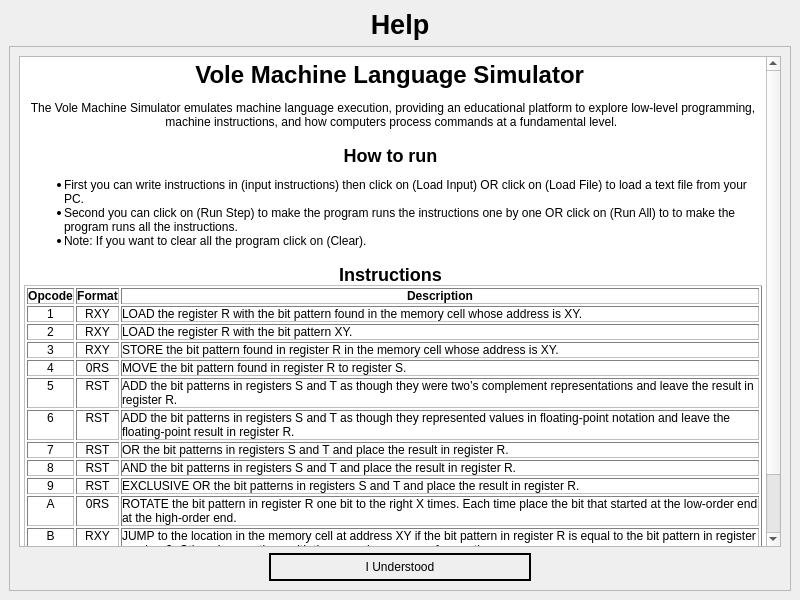
<?xml version="1.0" encoding="UTF-8"?>
<ui version="4.0">
 <class>Help</class>
 <widget class="QMainWindow" name="Help">
  <property name="geometry">
   <rect>
    <x>0</x>
    <y>0</y>
    <width>800</width>
    <height>600</height>
   </rect>
  </property>
  <property name="windowTitle">
   <string>MainWindow</string>
  </property>
  <widget class="QWidget" name="centralwidget">
   <layout class="QGridLayout" name="gridLayout">
    <item row="0" column="0">
     <widget class="QLabel" name="label">
      <property name="maximumSize">
       <size>
        <width>16777215</width>
        <height>50</height>
       </size>
      </property>
      <property name="font">
       <font>
        <pointsize>20</pointsize>
        <bold>true</bold>
       </font>
      </property>
      <property name="text">
       <string>Help</string>
      </property>
      <property name="alignment">
       <set>Qt::AlignmentFlag::AlignCenter</set>
      </property>
     </widget>
    </item>
    <item row="1" column="0">
     <widget class="QScrollArea" name="scrollArea">
      <property name="widgetResizable">
       <bool>true</bool>
      </property>
      <widget class="QWidget" name="scrollAreaWidgetContents_2">
       <property name="geometry">
        <rect>
         <x>0</x>
         <y>0</y>
         <width>780</width>
         <height>538</height>
        </rect>
       </property>
       <layout class="QGridLayout" name="gridLayout_2">
        <item row="0" column="0">
         <widget class="QTextBrowser" name="textBrowser">
          <property name="html">
           <string>&lt;!DOCTYPE HTML PUBLIC &quot;-//W3C//DTD HTML 4.0//EN&quot; &quot;http://www.w3.org/TR/REC-html40/strict.dtd&quot;&gt;
&lt;html&gt;&lt;head&gt;&lt;meta name=&quot;qrichtext&quot; content=&quot;1&quot; /&gt;&lt;meta charset=&quot;utf-8&quot; /&gt;&lt;style type=&quot;text/css&quot;&gt;
p, li { white-space: pre-wrap; }
hr { height: 1px; border-width: 0; }
li.unchecked::marker { content: &quot;\2610&quot;; }
li.checked::marker { content: &quot;\2612&quot;; }
&lt;/style&gt;&lt;/head&gt;&lt;body style=&quot; font-family:'Segoe UI'; font-size:9pt; font-weight:400; font-style:normal;&quot;&gt;
&lt;h1 align=&quot;center&quot; style=&quot; margin-top:18px; margin-bottom:12px; margin-left:0px; margin-right:0px; -qt-block-indent:0; text-indent:0px;&quot;&gt;&lt;span style=&quot; font-size:xx-large; font-weight:700;&quot;&gt;Vole Machine Language Simulator &lt;/span&gt;&lt;/h1&gt;
&lt;p align=&quot;center&quot; style=&quot; margin-top:12px; margin-bottom:12px; margin-left:0px; margin-right:0px; -qt-block-indent:0; text-indent:0px;&quot;&gt;The Vole Machine Simulator emulates machine language execution, providing an educational platform to explore low-level programming, machine instructions, and how computers process commands at a fundamental level. &lt;/p&gt;
&lt;h2 align=&quot;center&quot; style=&quot; margin-top:16px; margin-bottom:12px; margin-left:0px; margin-right:0px; -qt-block-indent:0; text-indent:0px;&quot;&gt;&lt;span style=&quot; font-size:x-large; font-weight:700;&quot;&gt;How to run &lt;/span&gt;&lt;/h2&gt;
&lt;ul style=&quot;margin-top: 0px; margin-bottom: 0px; margin-left: 0px; margin-right: 0px; -qt-list-indent: 1;&quot;&gt;
&lt;li style=&quot; margin-top:0px; margin-bottom:0px; margin-left:0px; margin-right:0px; -qt-block-indent:0; text-indent:0px;&quot;&gt;First you can write instructions in (input instructions) then click on (Load Input) OR click on (Load File) to load a text file from your PC. &lt;/li&gt;
&lt;li style=&quot; margin-top:0px; margin-bottom:0px; margin-left:0px; margin-right:0px; -qt-block-indent:0; text-indent:0px;&quot;&gt;Second you can click on (Run Step) to make the program runs the instructions one by one OR click on (Run All) to to make the program runs all the instructions. &lt;/li&gt;
&lt;li style=&quot; margin-top:0px; margin-bottom:0px; margin-left:0px; margin-right:0px; -qt-block-indent:0; text-indent:0px;&quot;&gt;Note: If you want to clear all the program click on (Clear). &lt;/li&gt;&lt;/ul&gt;
&lt;h2 align=&quot;center&quot; style=&quot; margin-top:16px; margin-bottom:12px; margin-left:0px; margin-right:0px; -qt-block-indent:0; text-indent:0px;&quot;&gt;&lt;span style=&quot; font-size:x-large; font-weight:700;&quot;&gt;Instructions &lt;/span&gt;&lt;/h2&gt;
&lt;table border=&quot;1&quot; style=&quot; margin-top:0px; margin-bottom:0px; margin-left:0px; margin-right:0px;&quot; cellspacing=&quot;2&quot; cellpadding=&quot;0&quot;&gt;
&lt;tr&gt;
&lt;td&gt;
&lt;p align=&quot;center&quot; style=&quot; margin-top:0px; margin-bottom:0px; margin-left:0px; margin-right:0px; -qt-block-indent:0; text-indent:0px;&quot;&gt;&lt;span style=&quot; font-weight:700;&quot;&gt;Opcode&lt;/span&gt;&lt;/p&gt;&lt;/td&gt;
&lt;td&gt;
&lt;p align=&quot;center&quot; style=&quot; margin-top:0px; margin-bottom:0px; margin-left:0px; margin-right:0px; -qt-block-indent:0; text-indent:0px;&quot;&gt;&lt;span style=&quot; font-weight:700;&quot;&gt;Format&lt;/span&gt;&lt;/p&gt;&lt;/td&gt;
&lt;td&gt;
&lt;p align=&quot;center&quot; style=&quot; margin-top:0px; margin-bottom:0px; margin-left:0px; margin-right:0px; -qt-block-indent:0; text-indent:0px;&quot;&gt;&lt;span style=&quot; font-weight:700;&quot;&gt;Description&lt;/span&gt;&lt;/p&gt;&lt;/td&gt;&lt;/tr&gt;
&lt;tr&gt;
&lt;td&gt;
&lt;p align=&quot;center&quot; style=&quot; margin-top:0px; margin-bottom:0px; margin-left:0px; margin-right:0px; -qt-block-indent:0; text-indent:0px;&quot;&gt;1&lt;/p&gt;&lt;/td&gt;
&lt;td&gt;
&lt;p align=&quot;center&quot; style=&quot; margin-top:0px; margin-bottom:0px; margin-left:0px; margin-right:0px; -qt-block-indent:0; text-indent:0px;&quot;&gt;RXY&lt;/p&gt;&lt;/td&gt;
&lt;td&gt;
&lt;p style=&quot; margin-top:0px; margin-bottom:0px; margin-left:0px; margin-right:0px; -qt-block-indent:0; text-indent:0px;&quot;&gt;LOAD the register R with the bit pattern found in the memory cell whose address is XY.&lt;/p&gt;&lt;/td&gt;&lt;/tr&gt;
&lt;tr&gt;
&lt;td&gt;
&lt;p align=&quot;center&quot; style=&quot; margin-top:0px; margin-bottom:0px; margin-left:0px; margin-right:0px; -qt-block-indent:0; text-indent:0px;&quot;&gt;2&lt;/p&gt;&lt;/td&gt;
&lt;td&gt;
&lt;p align=&quot;center&quot; style=&quot; margin-top:0px; margin-bottom:0px; margin-left:0px; margin-right:0px; -qt-block-indent:0; text-indent:0px;&quot;&gt;RXY&lt;/p&gt;&lt;/td&gt;
&lt;td&gt;
&lt;p style=&quot; margin-top:0px; margin-bottom:0px; margin-left:0px; margin-right:0px; -qt-block-indent:0; text-indent:0px;&quot;&gt;LOAD the register R with the bit pattern XY.&lt;/p&gt;&lt;/td&gt;&lt;/tr&gt;
&lt;tr&gt;
&lt;td&gt;
&lt;p align=&quot;center&quot; style=&quot; margin-top:0px; margin-bottom:0px; margin-left:0px; margin-right:0px; -qt-block-indent:0; text-indent:0px;&quot;&gt;3&lt;/p&gt;&lt;/td&gt;
&lt;td&gt;
&lt;p align=&quot;center&quot; style=&quot; margin-top:0px; margin-bottom:0px; margin-left:0px; margin-right:0px; -qt-block-indent:0; text-indent:0px;&quot;&gt;RXY&lt;/p&gt;&lt;/td&gt;
&lt;td&gt;
&lt;p style=&quot; margin-top:0px; margin-bottom:0px; margin-left:0px; margin-right:0px; -qt-block-indent:0; text-indent:0px;&quot;&gt;STORE the bit pattern found in register R in the memory cell whose address is XY.&lt;/p&gt;&lt;/td&gt;&lt;/tr&gt;
&lt;tr&gt;
&lt;td&gt;
&lt;p align=&quot;center&quot; style=&quot; margin-top:0px; margin-bottom:0px; margin-left:0px; margin-right:0px; -qt-block-indent:0; text-indent:0px;&quot;&gt;4&lt;/p&gt;&lt;/td&gt;
&lt;td&gt;
&lt;p align=&quot;center&quot; style=&quot; margin-top:0px; margin-bottom:0px; margin-left:0px; margin-right:0px; -qt-block-indent:0; text-indent:0px;&quot;&gt;0RS&lt;/p&gt;&lt;/td&gt;
&lt;td&gt;
&lt;p style=&quot; margin-top:0px; margin-bottom:0px; margin-left:0px; margin-right:0px; -qt-block-indent:0; text-indent:0px;&quot;&gt;MOVE the bit pattern found in register R to register S.&lt;/p&gt;&lt;/td&gt;&lt;/tr&gt;
&lt;tr&gt;
&lt;td&gt;
&lt;p align=&quot;center&quot; style=&quot; margin-top:0px; margin-bottom:0px; margin-left:0px; margin-right:0px; -qt-block-indent:0; text-indent:0px;&quot;&gt;5&lt;/p&gt;&lt;/td&gt;
&lt;td&gt;
&lt;p align=&quot;center&quot; style=&quot; margin-top:0px; margin-bottom:0px; margin-left:0px; margin-right:0px; -qt-block-indent:0; text-indent:0px;&quot;&gt;RST&lt;/p&gt;&lt;/td&gt;
&lt;td&gt;
&lt;p style=&quot; margin-top:0px; margin-bottom:0px; margin-left:0px; margin-right:0px; -qt-block-indent:0; text-indent:0px;&quot;&gt;ADD the bit patterns in registers S and T as though they were two’s complement representations and leave the result in register R.&lt;/p&gt;&lt;/td&gt;&lt;/tr&gt;
&lt;tr&gt;
&lt;td&gt;
&lt;p align=&quot;center&quot; style=&quot; margin-top:0px; margin-bottom:0px; margin-left:0px; margin-right:0px; -qt-block-indent:0; text-indent:0px;&quot;&gt;6&lt;/p&gt;&lt;/td&gt;
&lt;td&gt;
&lt;p align=&quot;center&quot; style=&quot; margin-top:0px; margin-bottom:0px; margin-left:0px; margin-right:0px; -qt-block-indent:0; text-indent:0px;&quot;&gt;RST&lt;/p&gt;&lt;/td&gt;
&lt;td&gt;
&lt;p style=&quot; margin-top:0px; margin-bottom:0px; margin-left:0px; margin-right:0px; -qt-block-indent:0; text-indent:0px;&quot;&gt;ADD the bit patterns in registers S and T as though they represented values in floating-point notation and leave the floating-point result in register R.&lt;/p&gt;&lt;/td&gt;&lt;/tr&gt;
&lt;tr&gt;
&lt;td&gt;
&lt;p align=&quot;center&quot; style=&quot; margin-top:0px; margin-bottom:0px; margin-left:0px; margin-right:0px; -qt-block-indent:0; text-indent:0px;&quot;&gt;7&lt;/p&gt;&lt;/td&gt;
&lt;td&gt;
&lt;p align=&quot;center&quot; style=&quot; margin-top:0px; margin-bottom:0px; margin-left:0px; margin-right:0px; -qt-block-indent:0; text-indent:0px;&quot;&gt;RST&lt;/p&gt;&lt;/td&gt;
&lt;td&gt;
&lt;p style=&quot; margin-top:0px; margin-bottom:0px; margin-left:0px; margin-right:0px; -qt-block-indent:0; text-indent:0px;&quot;&gt;OR the bit patterns in registers S and T and place the result in register R.&lt;/p&gt;&lt;/td&gt;&lt;/tr&gt;
&lt;tr&gt;
&lt;td&gt;
&lt;p align=&quot;center&quot; style=&quot; margin-top:0px; margin-bottom:0px; margin-left:0px; margin-right:0px; -qt-block-indent:0; text-indent:0px;&quot;&gt;8&lt;/p&gt;&lt;/td&gt;
&lt;td&gt;
&lt;p align=&quot;center&quot; style=&quot; margin-top:0px; margin-bottom:0px; margin-left:0px; margin-right:0px; -qt-block-indent:0; text-indent:0px;&quot;&gt;RST&lt;/p&gt;&lt;/td&gt;
&lt;td&gt;
&lt;p style=&quot; margin-top:0px; margin-bottom:0px; margin-left:0px; margin-right:0px; -qt-block-indent:0; text-indent:0px;&quot;&gt;AND the bit patterns in registers S and T and place the result in register R.&lt;/p&gt;&lt;/td&gt;&lt;/tr&gt;
&lt;tr&gt;
&lt;td&gt;
&lt;p align=&quot;center&quot; style=&quot; margin-top:0px; margin-bottom:0px; margin-left:0px; margin-right:0px; -qt-block-indent:0; text-indent:0px;&quot;&gt;9&lt;/p&gt;&lt;/td&gt;
&lt;td&gt;
&lt;p align=&quot;center&quot; style=&quot; margin-top:0px; margin-bottom:0px; margin-left:0px; margin-right:0px; -qt-block-indent:0; text-indent:0px;&quot;&gt;RST&lt;/p&gt;&lt;/td&gt;
&lt;td&gt;
&lt;p style=&quot; margin-top:0px; margin-bottom:0px; margin-left:0px; margin-right:0px; -qt-block-indent:0; text-indent:0px;&quot;&gt;EXCLUSIVE OR the bit patterns in registers S and T and place the result in register R.&lt;/p&gt;&lt;/td&gt;&lt;/tr&gt;
&lt;tr&gt;
&lt;td&gt;
&lt;p align=&quot;center&quot; style=&quot; margin-top:0px; margin-bottom:0px; margin-left:0px; margin-right:0px; -qt-block-indent:0; text-indent:0px;&quot;&gt;A&lt;/p&gt;&lt;/td&gt;
&lt;td&gt;
&lt;p align=&quot;center&quot; style=&quot; margin-top:0px; margin-bottom:0px; margin-left:0px; margin-right:0px; -qt-block-indent:0; text-indent:0px;&quot;&gt;0RS&lt;/p&gt;&lt;/td&gt;
&lt;td&gt;
&lt;p style=&quot; margin-top:0px; margin-bottom:0px; margin-left:0px; margin-right:0px; -qt-block-indent:0; text-indent:0px;&quot;&gt;ROTATE the bit pattern in register R one bit to the right X times. Each time place the bit that started at the low-order end at the high-order end.&lt;/p&gt;&lt;/td&gt;&lt;/tr&gt;
&lt;tr&gt;
&lt;td&gt;
&lt;p align=&quot;center&quot; style=&quot; margin-top:0px; margin-bottom:0px; margin-left:0px; margin-right:0px; -qt-block-indent:0; text-indent:0px;&quot;&gt;B&lt;/p&gt;&lt;/td&gt;
&lt;td&gt;
&lt;p align=&quot;center&quot; style=&quot; margin-top:0px; margin-bottom:0px; margin-left:0px; margin-right:0px; -qt-block-indent:0; text-indent:0px;&quot;&gt;RXY&lt;/p&gt;&lt;/td&gt;
&lt;td&gt;
&lt;p style=&quot; margin-top:0px; margin-bottom:0px; margin-left:0px; margin-right:0px; -qt-block-indent:0; text-indent:0px;&quot;&gt;JUMP to the location in the memory cell at address XY if the bit pattern in register R is equal to the bit pattern in register number 0. Otherwise, continue with the normal sequence of execution.&lt;/p&gt;&lt;/td&gt;&lt;/tr&gt;
&lt;tr&gt;
&lt;td&gt;
&lt;p align=&quot;center&quot; style=&quot; margin-top:0px; margin-bottom:0px; margin-left:0px; margin-right:0px; -qt-block-indent:0; text-indent:0px;&quot;&gt;C&lt;/p&gt;&lt;/td&gt;
&lt;td&gt;
&lt;p align=&quot;center&quot; style=&quot; margin-top:0px; margin-bottom:0px; margin-left:0px; margin-right:0px; -qt-block-indent:0; text-indent:0px;&quot;&gt;000&lt;/p&gt;&lt;/td&gt;
&lt;td&gt;
&lt;p style=&quot; margin-top:0px; margin-bottom:0px; margin-left:0px; margin-right:0px; -qt-block-indent:0; text-indent:0px;&quot;&gt;HALT execution.&lt;/p&gt;&lt;/td&gt;&lt;/tr&gt;
&lt;tr&gt;
&lt;td&gt;
&lt;p align=&quot;center&quot; style=&quot; margin-top:0px; margin-bottom:0px; margin-left:0px; margin-right:0px; -qt-block-indent:0; text-indent:0px;&quot;&gt;D&lt;/p&gt;&lt;/td&gt;
&lt;td&gt;
&lt;p align=&quot;center&quot; style=&quot; margin-top:0px; margin-bottom:0px; margin-left:0px; margin-right:0px; -qt-block-indent:0; text-indent:0px;&quot;&gt;RXY&lt;/p&gt;&lt;/td&gt;
&lt;td&gt;
&lt;p style=&quot; margin-top:0px; margin-bottom:0px; margin-left:0px; margin-right:0px; -qt-block-indent:0; text-indent:0px;&quot;&gt;JUMP to instruction in RAM cell XY if the content of register R is greater than (&amp;gt;) the content of register 0. Data is interpreted as integers in two's complement notation.&lt;/p&gt;&lt;/td&gt;&lt;/tr&gt;&lt;/table&gt;&lt;/body&gt;&lt;/html&gt;</string>
          </property>
         </widget>
        </item>
        <item row="1" column="0">
         <widget class="QPushButton" name="back">
          <property name="cursor">
           <cursorShape>PointingHandCursor</cursorShape>
          </property>
          <property name="styleSheet">
           <string notr="true">QPushButton {
	margin:0% 250%;
	
    color: #000; 
    border: 2px solid rgb(0,0,0) ;
    border-radius: 50px;
    padding: 5px;
}
</string>
          </property>
          <property name="text">
           <string>I Understood</string>
          </property>
         </widget>
        </item>
       </layout>
      </widget>
     </widget>
    </item>
   </layout>
  </widget>
 </widget>
 <resources/>
 <connections/>
</ui>
